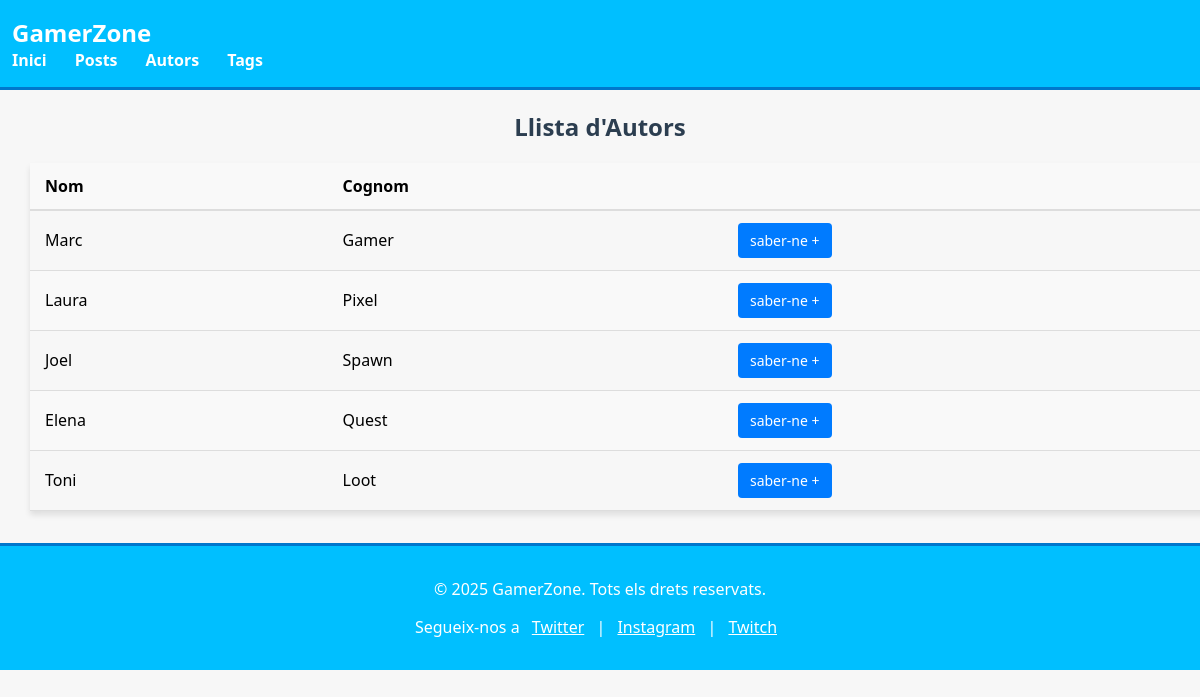
/autor, run on an earlier commit of the app's database.
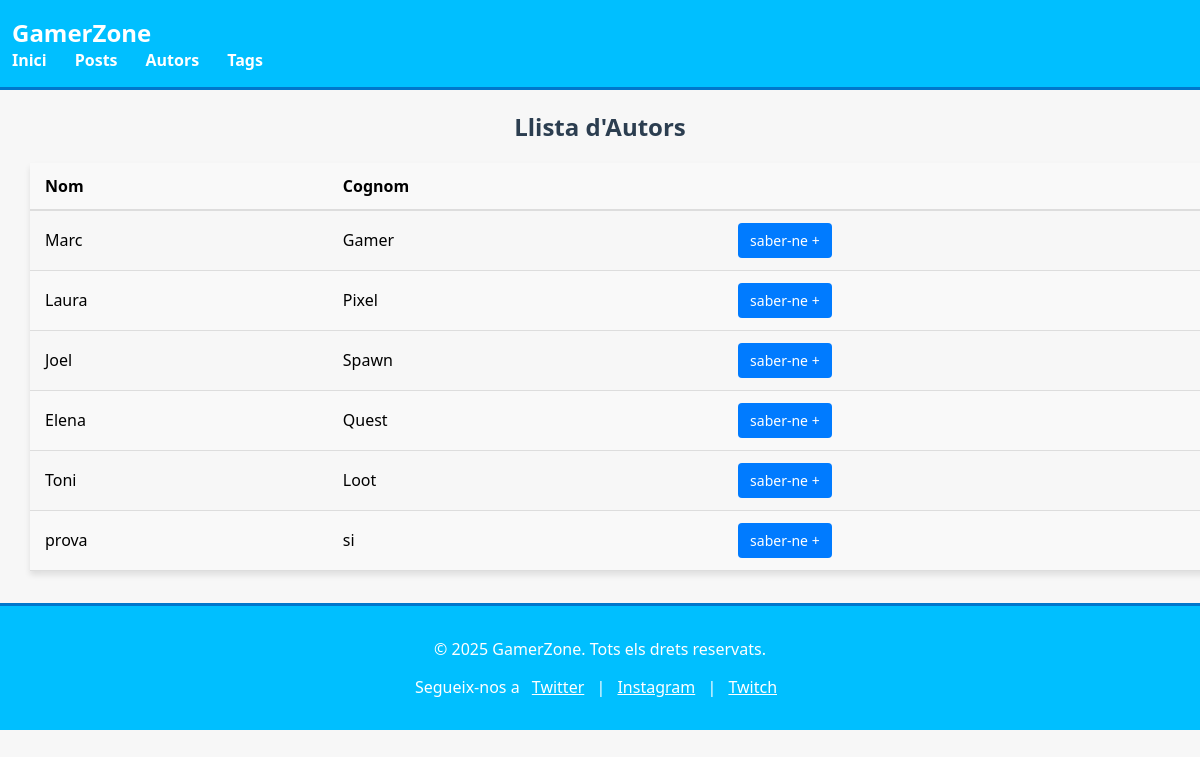
And on a later commit of the database.
### blog/models.py (models this page shows, shortened)
class Author(models.Model):
    first_name = models.CharField(max_length=100)
    last_name = models.CharField(max_length=100)
    email = models.EmailField()

### blog/views.py (the view)
# urls.py: path("autor", views.autors, name="autor"),
def autors(request):
    try:
        autors = Author.objects.all()
        return render(request, 'blog/autors.html', {"autors": autors})
    except:
        response_data = render_to_string("blog/404.html")
        return HttpResponseNotFound(response_data)

### blog/templates/blog/autors.html (shortened to what this page needs)
{% extends "blog/base.html" %}
{% block content %}
<h2>Llista d'Autors</h2>
<table class="authors-table">
    <thead>
        <tr>
            <th>Nom</th>
            <th>Cognom</th>
            <th></th>
        </tr>
    </thead>
    <tbody>
        {% for autor in autors %}
        <tr>
            <td>{{ autor.first_name }}</td>
            <td>{{ autor.last_name }}</td>
            <td><a href="{% url 'autor_detail' autor.first_name %}" class="know-more-button">saber-ne +</a></td>
        </tr>
        {% endfor %}
    </tbody>
</table>
{% endblock %}

What changed in the data, as far as the page shows it:
added Author: first_name "prova", last_name "si"
